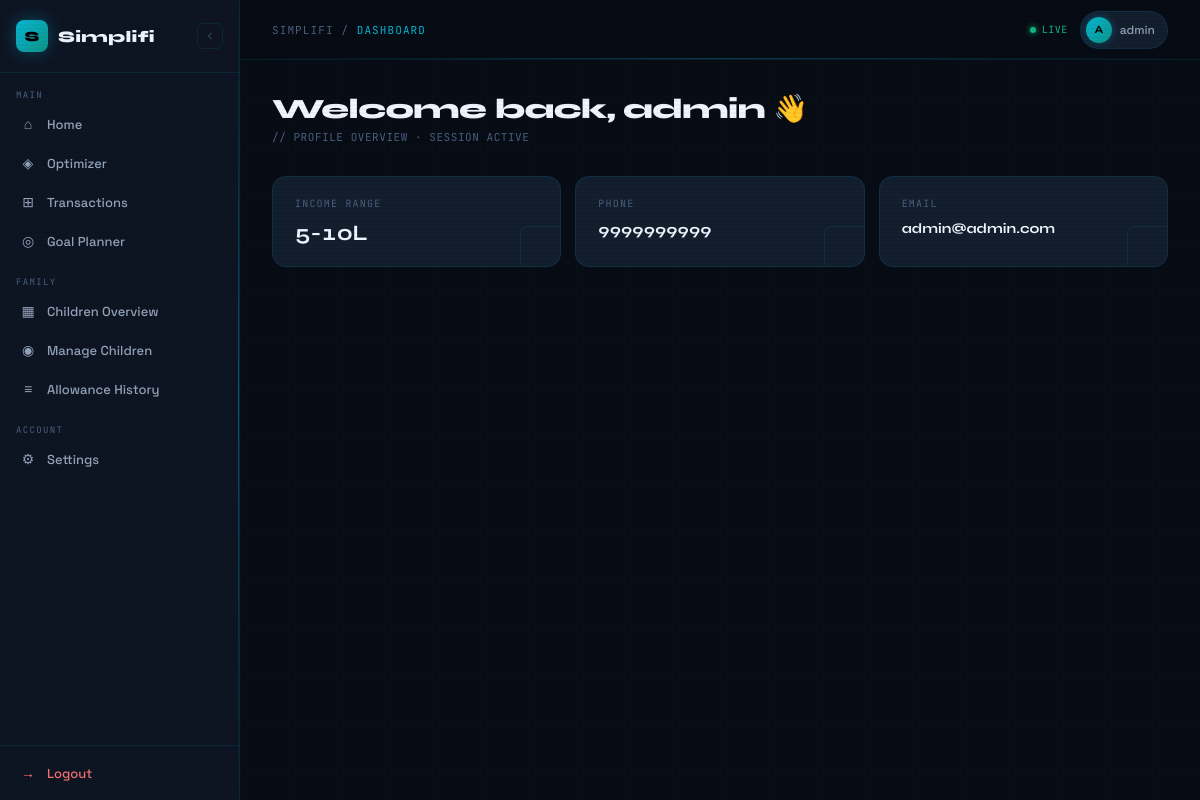
/auth/dashboard/ (signed in), run on an earlier commit of the app's database.
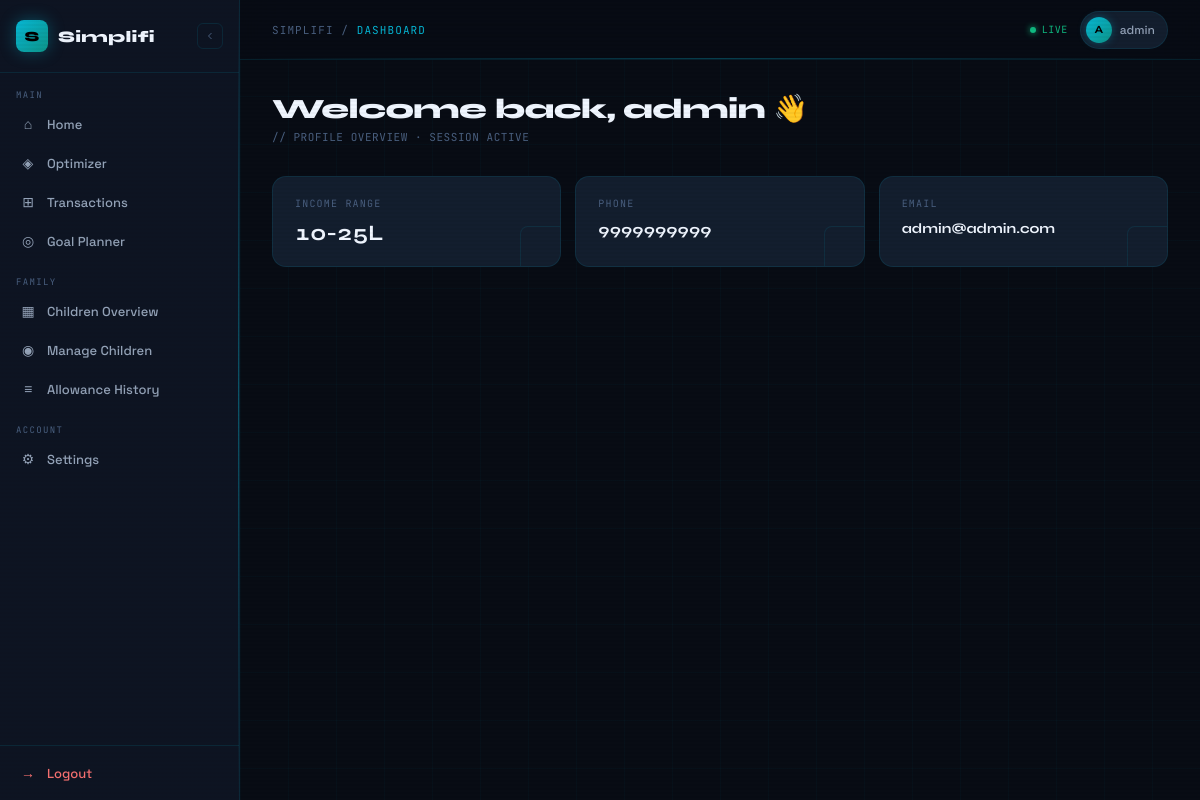
And on a later commit of the database.
### accounts/models.py (models this page shows, shortened)
class User(AbstractUser):
    ROLE_CHOICES = (
        ("parent", "Parent"),
        ("child", "Child"),
    )
    role = models.CharField(
        max_length=20,
        choices=ROLE_CHOICES,
        default="parent"
    )
    phone = models.CharField(max_length=15, blank=True)
    income_range = models.CharField(
        max_length=50,
        choices=[
            ('<5L', 'Below 5L'),
            ('5-10L', '5–10L'),
            ('10-25L', '10–25L'),
            ('25L+', '25L+'),
        ],
        blank=True
    )

### accounts/views.py (the view)
# urls.py: path('dashboard/', dashboard_view, name='dashboard'),
@login_required
def dashboard_view(request):
    return render(request, 'accounts/dashboard.html')

### accounts/templates/accounts/dashboard.html (shortened to what the changed rows need)
{% load static %}
<!DOCTYPE html>
<html lang="en">
<head>
</head>
<body>
<div class="shell">
  <div class="main" id="main">
    <div class="topbar">
      <div class="topbar-right">
        <div class="live-dot">
          <div class="live-pulse"></div>
          LIVE
        </div>
        <div class="user-chip">
          <div class="user-avatar">{{ request.user.username|first|upper }}</div>
          {{ request.user.username }}
        </div>
      </div>
    </div>
    <div class="content-area">
      {% block content %}
      <div class="page-header">
        <div>
          <div class="page-title">
            Welcome back, {{ request.user.username }} <span class="wave">👋</span>
          </div>
          <div class="page-subtitle">// PROFILE OVERVIEW · SESSION ACTIVE</div>
        </div>
      </div>
      <div class="welcome-grid">
        <div class="stat-card delay-1">
          <div class="stat-corner"></div>
          <div class="stat-label">Income Range</div>
          <div class="stat-value">{{ request.user.income_range|default:"—" }}</div>
        </div>
        <div class="stat-card delay-2">
          <div class="stat-corner"></div>
          <div class="stat-label">Phone</div>
          <div class="stat-value" style="font-size:16px;">{{ request.user.phone|default:"Not set" }}</div>
        </div>
        <div class="stat-card delay-3">
          <div class="stat-corner"></div>
          <div class="stat-label">Email</div>
          <div class="stat-value" style="font-size:14px; word-break:break-all;">{{ request.user.email }}</div>
        </div>
      </div>
      {% endblock %}
    </div>
  </div>
</div>
</body>
</html>

What changed in the data, as far as the page shows it:
changed User "admin": user.income_range "5-10L" → "10-25L"
